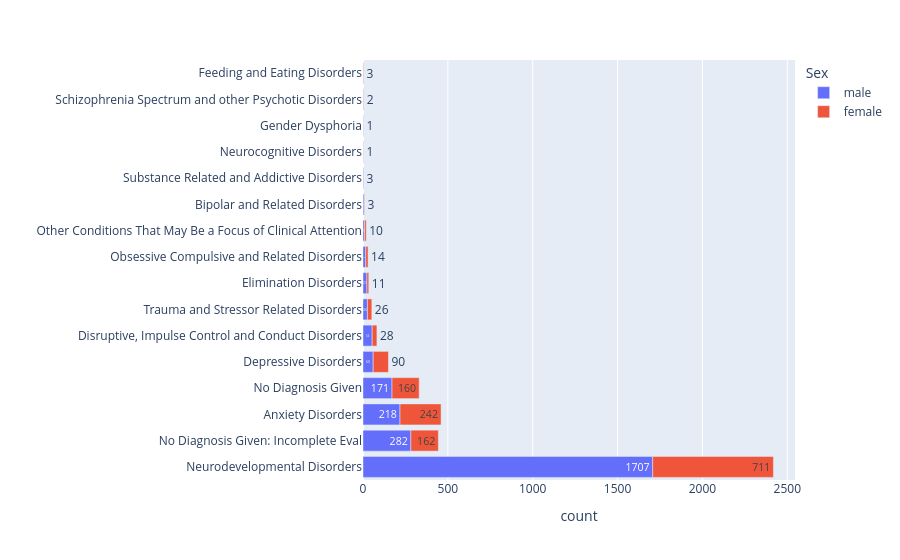

Notebook code cell kept with this figure:
### Markdown cell above
## mood and anxiety disorders are only disorders where females outnumber males

### Code cell
diagnosis_grouped = df.groupby(['DX_01', 'DX_01_Cat', 'Sex']).agg({
                'Age': 'mean', 'Identifiers': 'count', 'comorbidities': 'mean'
                }).reset_index()
diagnosis_grouped = diagnosis_grouped.rename({'Identifiers': 'count', 'Age': 'mean_age'}, axis=1)


fig = px.bar(diagnosis_grouped.groupby(['DX_01_Cat', 'Sex']).sum().reset_index().sort_values(by='count', ascending=False), 
             x='count', y='DX_01_Cat', color='Sex', orientation='h', text='count')
fig.update_yaxes(title='')
fig.show()

### Figure 1 — Plotly figure (JSON) as saved in the notebook; plotly's stock layout.template omitted (floating-point values rounded to 4 significant figures)
{"data": [{"alignmentgroup": "True", "hovertemplate": "Sex=male<br>count=%{text}<br>DX_01_Cat=%{y}<extra></extra>", "legendgroup": "male", "marker": {"color": "#636efa", "pattern": {"shape": ""}}, "name": "male", "offsetgroup": "male", "orientation": "h", "showlegend": true, "text": [1707, 282, 218, 171, 60, 54, 26, 23, 16, 9, 6, 3, 2, 2, 2], "textposition": "auto", "type": "bar", "x": [1707, 282, 218, 171, 60, 54, 26, 23, 16, 9, 6, 3, 2, 2, 2], "xaxis": "x", "y": ["Neurodevelopmental Disorders", "No Diagnosis Given: Incomplete Eval", "Anxiety Disorders", "No Diagnosis Given", "Depressive Disorders", "Disruptive, Impulse Control and Conduct Disorders", "Trauma and Stressor Related Disorders", "Elimination Disorders", "Obsessive Compulsive and Related Disorders", "Other Conditions That May Be a Focus of Clinical Attention", "Bipolar and Related Disorders", "Substance Related and Addictive Disorders", "Neurocognitive Disorders", "Gender Dysphoria", "Schizophrenia Spectrum and other Psychotic Disorders"], "yaxis": "y"}, {"alignmentgroup": "True", "hovertemplate": "Sex=female<br>count=%{text}<br>DX_01_Cat=%{y}<extra></extra>", "legendgroup": "female", "marker": {"color": "#EF553B", "pattern": {"shape": ""}}, "name": "female", "offsetgroup": "female", "orientation": "h", "showlegend": true, "text": [711, 242, 162, 160, 90, 28, 26, 14, 11, 10, 3, 3, 2, 1, 1], "textposition": "auto", "type": "bar", "x": [711, 242, 162, 160, 90, 28, 26, 14, 11, 10, 3, 3, 2, 1, 1], "xaxis": "x", "y": ["Neurodevelopmental Disorders", "Anxiety Disorders", "No Diagnosis Given: Incomplete Eval", "No Diagnosis Given", "Depressive Disorders", "Disruptive, Impulse Control and Conduct Disorders", "Trauma and Stressor Related Disorders", "Obsessive Compulsive and Related Disorders", "Elimination Disorders", "Other Conditions That May Be a Focus of Clinical Attention", "Feeding and Eating Disorders", "Bipolar and Related Disorders", "Schizophrenia Spectrum and other Psychotic Disorders", "Neurocognitive Disorders", "Gender Dysphoria"], "yaxis": "y"}], "layout": {"barmode": "relative", "legend": {"title": {"text": "Sex"}, "tracegroupgap": 0}, "margin": {"t": 60}, "xaxis": {"anchor": "y", "domain": [0, 1], "title": {"text": "count"}}, "yaxis": {"anchor": "x", "domain": [0, 1], "title": {"text": ""}}}}
